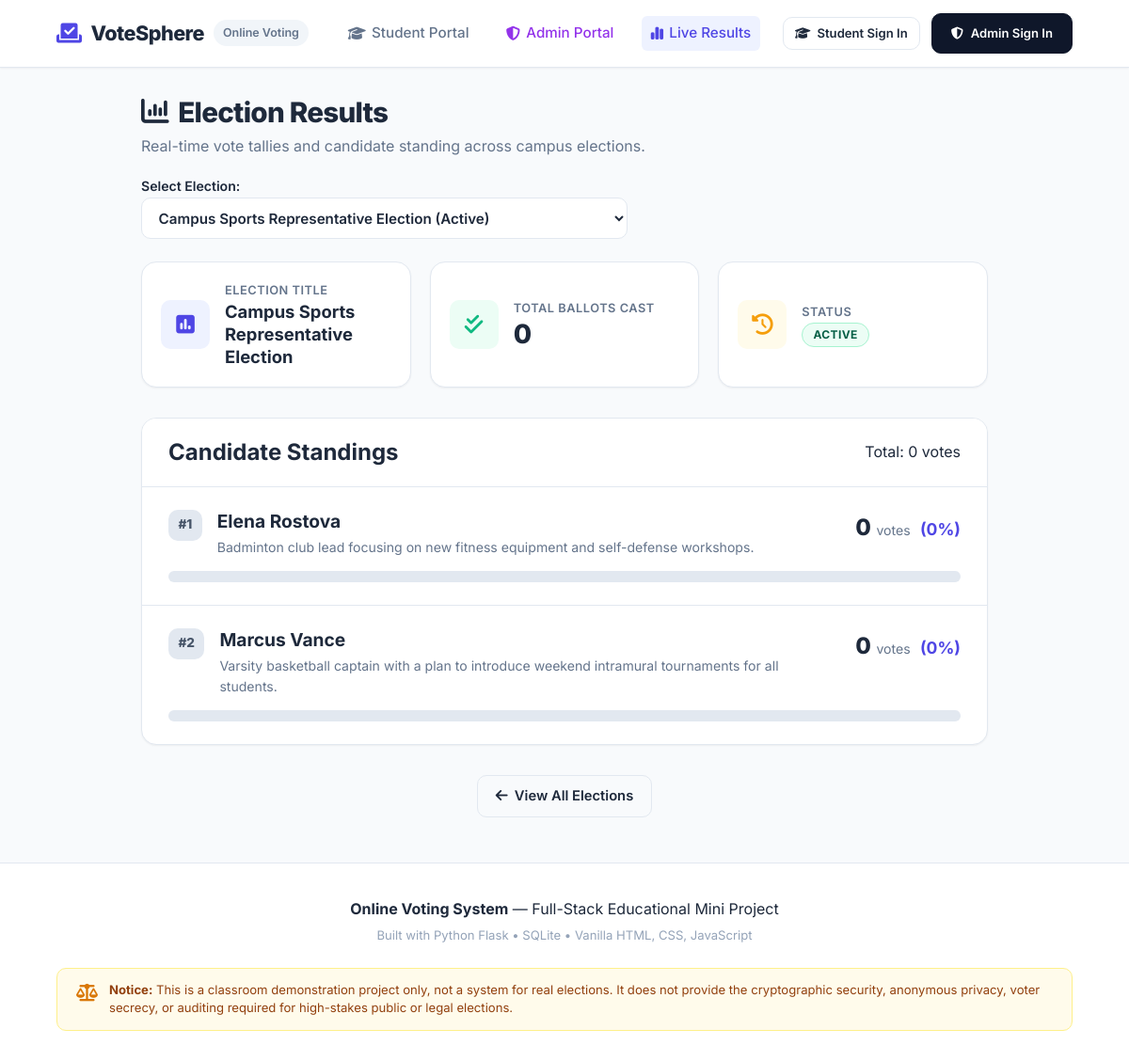
The app's page /results, older data.
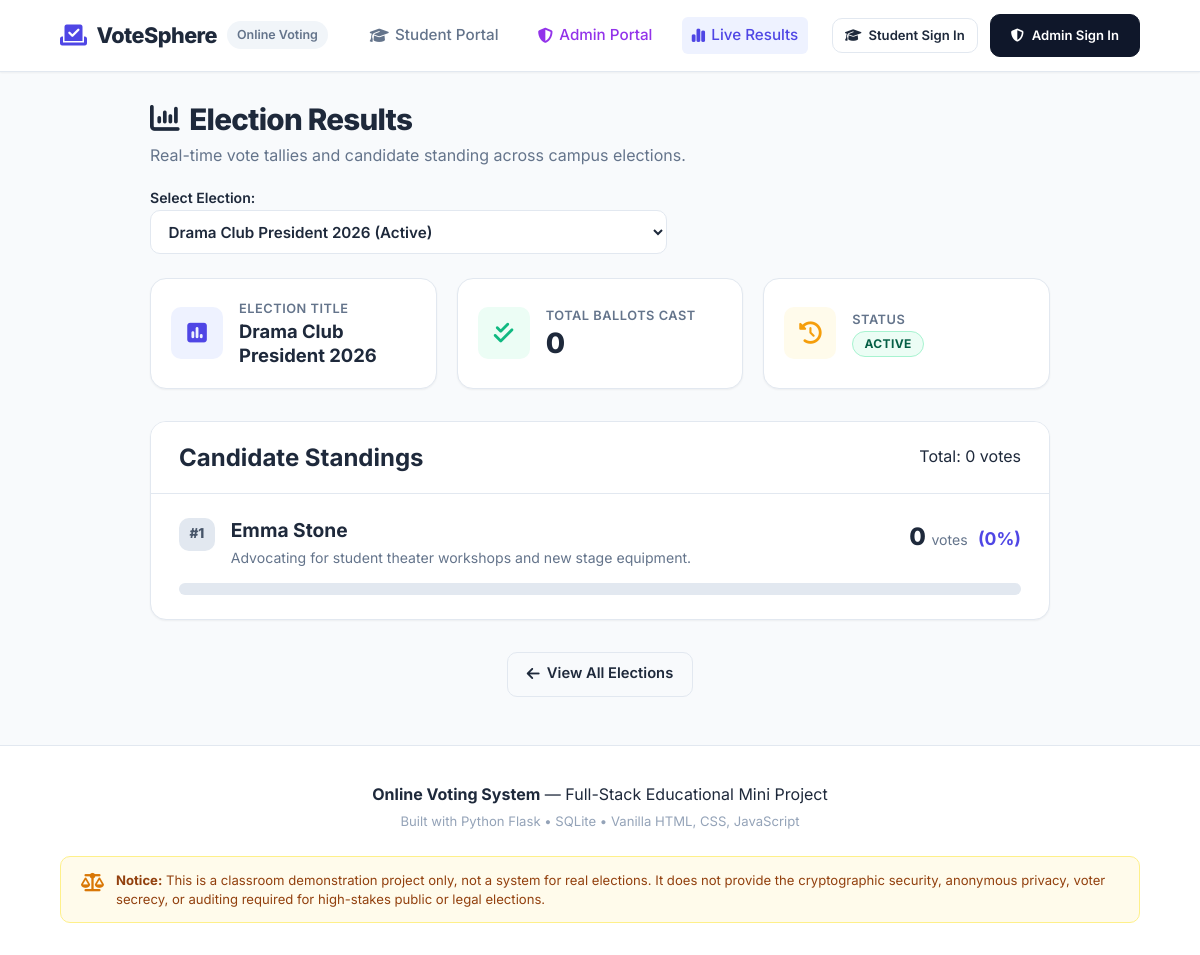
The same page, newer data.
### tables this page shows
CREATE TABLE polls (
    id INTEGER PRIMARY KEY AUTOINCREMENT,
    title TEXT NOT NULL,
    start_time TEXT NOT NULL,
    end_time TEXT NOT NULL,
    status TEXT NOT NULL DEFAULT 'active' CHECK(status IN ('active', 'closed'))
);

CREATE TABLE candidates (
    id INTEGER PRIMARY KEY AUTOINCREMENT,
    name TEXT NOT NULL,
    description TEXT,
    poll_id INTEGER NOT NULL,
    FOREIGN KEY (poll_id) REFERENCES polls (id) ON DELETE CASCADE
);

### app.py (the view)
@app.route("/results")
@app.route("/results/<int:poll_id>")
def view_results(poll_id=None):
    polls = g.db.execute("SELECT * FROM polls ORDER BY id DESC").fetchall()
    if not polls:
        flash("No polls have been created yet.", "info")
        return render_template("results.html", polls=[], selected_poll=None, results=[])
    if poll_id is None:
        selected_poll = next((p for p in polls if p["status"] == "active"), polls[0])
        poll_id = selected_poll["id"]
    else:
        selected_poll = g.db.execute("SELECT * FROM polls WHERE id = ?", (poll_id,)).fetchone()
        if not selected_poll:
            flash("Poll not found.", "warning")
            return redirect(url_for("view_results"))
    total_votes_row = g.db.execute(
        "SELECT COUNT(*) AS total FROM votes WHERE poll_id = ?", (poll_id,)
    ).fetchone()
    total_votes = total_votes_row["total"] if total_votes_row else 0
    query = """

        SELECT

            c.id,

            c.name,

            c.description,

            COUNT(v.id) AS vote_count

        FROM candidates c

        LEFT JOIN votes v ON c.id = v.candidate_id AND v.poll_id = c.poll_id

        WHERE c.poll_id = ?

        GROUP BY c.id

        ORDER BY vote_count DESC, c.name ASC

    """
    candidate_rows = g.db.execute(query, (poll_id,)).fetchall()
    results = []
    max_votes = 0
    if candidate_rows:
        max_votes = candidate_rows[0]["vote_count"]
    for row in candidate_rows:
        count = row["vote_count"]
        percentage = round((count / total_votes * 100), 1) if total_votes > 0 else 0
        is_leader = (count == max_votes and count > 0)
        results.append({
            "id": row["id"],
            "name": row["name"],
            "description": row["description"],
            "vote_count": count,
            "percentage": percentage,
            "is_leader": is_leader
        })
    return render_template(
        "results.html",
        polls=polls,
        selected_poll=selected_poll,
        results=results,
        total_votes=total_votes
    )

### app.py (called while the page is built)
@app.before_request
def before_request():
    g.db = get_db()

@app.teardown_appcontext
def close_db_connection(exception=None):
    db = g.pop('db', None)
    if db is not None:
        db.close()

### database.py (called while the page is built)
def get_db():
    conn = sqlite3.connect(DB_PATH)
    conn.row_factory = sqlite3.Row
    conn.execute("PRAGMA foreign_keys = ON")
    return conn

### templates/results.html (shortened to what the changed rows need)
{% extends "base.html" %}
{% block content %}
<div class="results-page">
    <div class="page-header results-header">
        <div>
            <h1 class="page-title"><i class="fa-solid fa-chart-column"></i> Election Results</h1>
        </div>
        {% if polls %}
            <div class="poll-selector-wrapper">
                <label for="pollSelect" class="form-label mb-1">Select Election:</label>
                <select id="pollSelect" class="form-control poll-select" onchange="window.location.href='/results/' + this.value">
                    {% for poll in polls %}
                        <option value="{{ poll.id }}" {% if selected_poll and selected_poll.id == poll.id %}selected{% endif %}>
                            {{ poll.title }} ({{ poll.status|capitalize }})
                        </option>
                    {% endfor %}
                </select>
            </div>
        {% endif %}
    </div>
    {% if not selected_poll %}
        <div class="empty-state-card">
            <i class="fa-solid fa-chart-pie empty-icon"></i>
            <h3>No Results to Display</h3>
            <p>No active or completed polls were found in the database.</p>
        </div>
    {% else %}
        <div class="stats-grid">
            <div class="stat-card">
                <div class="stat-icon icon-blue">
                    <i class="fa-solid fa-square-poll-vertical"></i>
                </div>
                <div class="stat-details">
                    <span class="stat-label">Election Title</span>
                    <h3 class="stat-value-text">{{ selected_poll.title }}</h3>
                </div>
            </div>
            <div class="stat-card">
                <div class="stat-icon icon-green">
                    <i class="fa-solid fa-check-double"></i>
                </div>
                <div class="stat-details">
                    <span class="stat-label">Total Ballots Cast</span>
                    <h3 class="stat-value">{{ total_votes }}</h3>
                </div>
            </div>
            <div class="stat-card">
                <div class="stat-icon icon-amber">
                    <i class="fa-solid fa-clock-rotate-left"></i>
                </div>
                <div class="stat-details">
                    <span class="stat-label">Status</span>
                    <h3 class="stat-value-text">
                        <span class="status-badge status-{{ selected_poll.status }}">
                            {{ selected_poll.status|upper }}
                        </span>
                    </h3>
                </div>
            </div>
        </div>
        <div class="results-card">
            <div class="results-card-header">
                <h2>Candidate Standings</h2>
                <span class="text-muted">Total: {{ total_votes }} vote{% if total_votes != 1 %}s{% endif %}</span>
            </div>
            {% if not results %}
                <div class="p-4 text-center text-muted">
                    <p>No candidates are listed for this election.</p>
                </div>
            {% else %}
                <div class="results-list">
                    {% for cand in results %}
                        <div class="result-item {% if cand.is_leader %}leader-item{% endif %}">
                            <div class="result-item-header">
                                <div class="candidate-headline">
                                    <span class="rank-badge">#{{ loop.index }}</span>
                                    <div>
                                        <h3 class="result-candidate-name">
                                            {{ cand.name }}
                                        </h3>
                                        <p class="result-candidate-desc">{{ cand.description or "No description provided." }}</p>
                                    </div>
                                </div>
                                <div class="tally-score">
                                    <span class="vote-count-number">{{ cand.vote_count }}</span>
                                    <span class="vote-count-label">vote{% if cand.vote_count != 1 %}s{% endif %}</span>
                                    <span class="vote-percentage">({{ cand.percentage }}%)</span>
                                </div>
                            </div>
                            <div class="progress-bar-container">
                            </div>
                        </div>
                    {% endfor %}
                </div>
            {% endif %}
        </div>
        <div class="results-footer-bar">
            <a href="{{ url_for('vote_index') }}" class="btn btn-outline">
                <i class="fa-solid fa-arrow-left"></i> View All Elections
            </a>
        </div>
    {% endif %}
</div>
{% endblock %}

Row changes from the older to the newer data that the page shows:
no longer on this page (row unchanged): polls: title "Campus Sports Representative Election", status "ACTIVE"
no longer on this page (row unchanged): candidates: name "Elena Rostova", description "Badminton club lead focusing on new fitness equipment and self-defense workshops.", vote_count "0", percentage "0"
no longer on this page (row unchanged): candidates: name "Marcus Vance", description "Varsity basketball captain with a plan to introduce weekend intramural tournaments for all students.", vote_count "0", percentage "0"
added polls: title "Drama Club President 2026", status "ACTIVE"
added candidates: name "Emma Stone", description "Advocating for student theater workshops and new stage equipment.", vote_count "0", percentage "0"
Text that changed along with them:
form field value: "Campus Sports Representative Election (Active)" → "Drama Club President 2026 (Active)"
